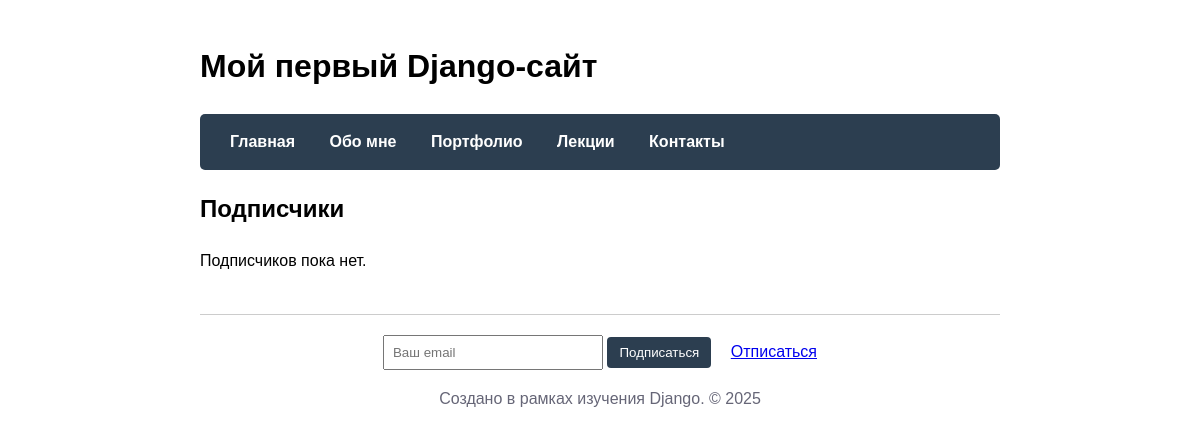
Page /subscribers/ (signed in) on the earlier database version.
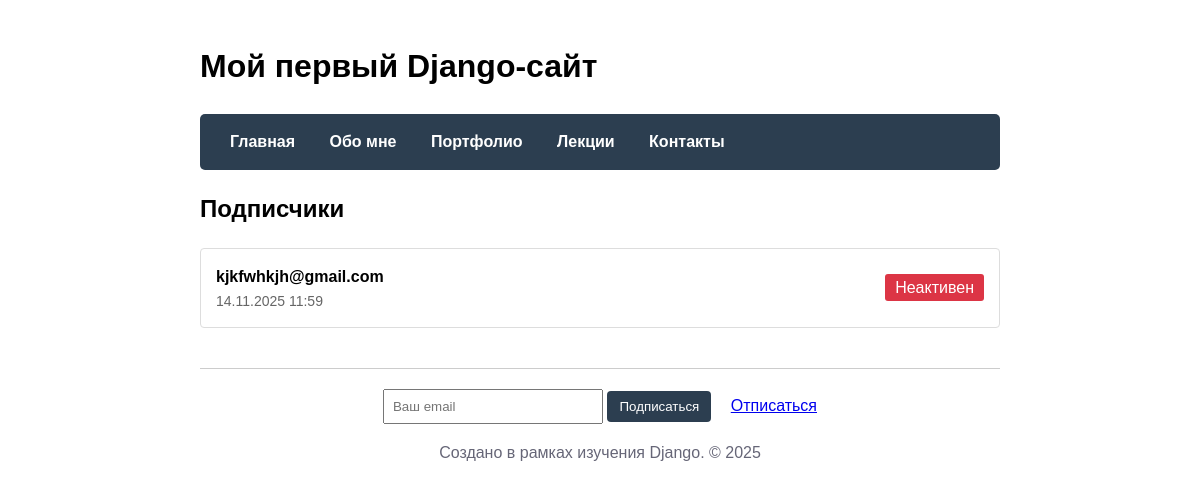
Same page on the later database version.
### main/models.py (models this page shows, shortened)
class Subscriber(models.Model):
    email = models.EmailField(unique=True, verbose_name='Email')
    subscribed_at = models.DateTimeField(auto_now_add=True, verbose_name='Дата подписки')
    is_active = models.BooleanField(default=True, verbose_name='Активен')
    class Meta:
        verbose_name = 'Подписчик'
        verbose_name_plural = 'Подписчики'
        ordering = ['-subscribed_at']

### main/views.py (the view)
def subscribers_list(request):
    if not request.user.is_staff:
        return redirect('home')
    subscribers = Subscriber.objects.all()
    context = {
        'title': 'Подписчики',
        'subscribers': subscribers
    }
    return render(request, 'main/subscribers_list.html', context)

### main/templates/main/subscribers_list.html (shortened to what this page needs)
{% extends 'main/layout.html' %}
{% block content %}
<div class="subscribers-list">
    <h2>{{ title }}</h2>
    {% if subscribers %}
        {% for s in subscribers %}
        <div style="border: 1px solid #ddd; padding: 15px; margin: 10px 0; border-radius: 4px; display: flex; justify-content: space-between; align-items: center;">
            <div>
                <div><strong>{{ s.email }}</strong></div>
                <div style="color:#666; font-size: 14px;">{{ s.subscribed_at|date:"d.m.Y H:i" }}</div>
            </div>
            <div>
                {% if s.is_active %}
                <span style="background: #28a745; color: white; padding: 5px 10px; border-radius: 3px;">Активен</span>
                {% else %}
                <span style="background: #dc3545; color: white; padding: 5px 10px; border-radius: 3px;">Неактивен</span>
                {% endif %}
            </div>
        </div>
        {% endfor %}
    {% else %}
        <p>Подписчиков пока нет.</p>
    {% endif %}
</div>
{% endblock %}

Differences in the rows shown:
added Subscriber: email "kjkfwhkjh@gmail.com", subscribed_at "14.11.2025 11:59", is_active "Неактивен"
Other differences:
text no longer shown: "Подписчиков пока нет."
